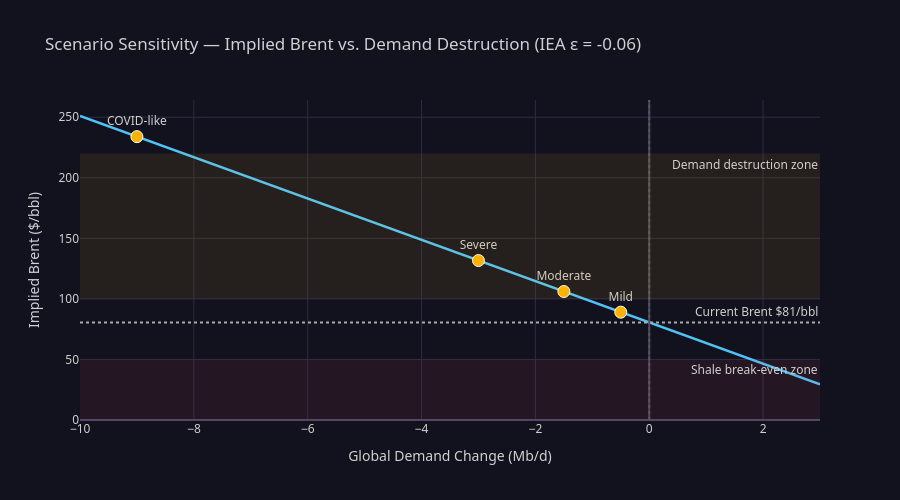

This figure's notebook cell:
### Code cell
# Sensitivity curve: demand destruction -10 Mb/d to +3 Mb/d
d_range_kbd = np.linspace(-10000, 3000, 200)
d_pct       = d_range_kbd / base_demand * 100
p_pct       = d_pct / IEA_ELASTICITY
p_implied   = current_price * (1 + p_pct / 100)

fig = go.Figure()

fig.add_trace(go.Scatter(
    x=d_range_kbd / 1000, y=p_implied,
    mode='lines', name=f'Price sensitivity (IEA ε={IEA_ELASTICITY})',
    line=dict(color='#4FC3F7', width=2.5),
    hovertemplate='Demand Δ: %{x:.1f} Mb/d<br>Implied Brent: <b>$%{y:.1f}/bbl</b><extra></extra>',
))

for row in rows_s:
    fig.add_trace(go.Scatter(
        x=[row['Demand Δ (kbd)'] / 1000], y=[row['_price']],
        mode='markers+text',
        text=[row['Scenario'].split('(')[0].strip()],
        textposition='top center',
        marker=dict(size=12, color='#FFB300', line=dict(color='white', width=1)),
        showlegend=False,
        hovertemplate=f"<b>{row['Scenario']}</b><br>Implied Brent: ${row['_price']:.1f}/bbl<extra></extra>",
    ))

fig.add_hline(y=current_price, line=dict(color='#aaa', dash='dot'),
              annotation_text=f'Current Brent ${current_price:.0f}/bbl')
fig.add_vline(x=0, line=dict(color='#555', dash='dot'))

fig.add_hrect(y0=0,   y1=50,  fillcolor='rgba(239,83,80,0.08)',  line_width=0, annotation_text='Shale break-even zone')
fig.add_hrect(y0=100, y1=220, fillcolor='rgba(255,179,0,0.08)', line_width=0, annotation_text='Demand destruction zone')

fig.update_layout(
    **DARK, height=500,
    title=f'Scenario Sensitivity — Implied Brent vs. Demand Destruction (IEA ε = {IEA_ELASTICITY})',
    xaxis=dict(**AXIS, title='Global Demand Change (Mb/d)'),
    yaxis=dict(**AXIS, title='Implied Brent ($/bbl)'),
    showlegend=False,
)
fig.show()

### Figure 1 — Plotly figure (JSON) as saved in the notebook; plotly's stock layout.template omitted (floating-point values rounded to 4 significant figures; data arrays with more than 128 entries replaced by an {"elided": "..."} marker saying what was removed)
{"data": [{"hovertemplate": "Demand Δ: %{x:.1f} Mb/d<br>Implied Brent: <b>$%{y:.1f}/bbl</b><extra></extra>", "line": {"color": "#4FC3F7", "width": 2.5}, "mode": "lines", "name": "Price sensitivity (IEA ε=-0.06)", "type": "scatter", "x": {"elided": "200 float values"}, "y": {"elided": "200 float values"}}, {"hovertemplate": "<b>Mild (−0.5 Mb/d)</b><br>Implied Brent: $89.1/bbl<extra></extra>", "marker": {"color": "#FFB300", "line": {"color": "white", "width": 1}, "size": 12}, "mode": "markers+text", "showlegend": false, "text": ["Mild"], "textposition": "top center", "type": "scatter", "x": [-0.5], "y": [89.05]}, {"hovertemplate": "<b>Moderate (−1.5 Mb/d)</b><br>Implied Brent: $106.1/bbl<extra></extra>", "marker": {"color": "#FFB300", "line": {"color": "white", "width": 1}, "size": 12}, "mode": "markers+text", "showlegend": false, "text": ["Moderate"], "textposition": "top center", "type": "scatter", "x": [-1.5], "y": [106.1]}, {"hovertemplate": "<b>Severe (−3.0 Mb/d)</b><br>Implied Brent: $131.7/bbl<extra></extra>", "marker": {"color": "#FFB300", "line": {"color": "white", "width": 1}, "size": 12}, "mode": "markers+text", "showlegend": false, "text": ["Severe"], "textposition": "top center", "type": "scatter", "x": [-3], "y": [131.7]}, {"hovertemplate": "<b>COVID-like (−9 Mb/d)</b><br>Implied Brent: $234.0/bbl<extra></extra>", "marker": {"color": "#FFB300", "line": {"color": "white", "width": 1}, "size": 12}, "mode": "markers+text", "showlegend": false, "text": ["COVID-like"], "textposition": "top center", "type": "scatter", "x": [-9], "y": [234.0]}], "layout": {"annotations": [{"showarrow": false, "text": "Current Brent $81/bbl", "x": 1, "xanchor": "right", "xref": "x domain", "y": 80.53, "yanchor": "bottom", "yref": "y"}, {"showarrow": false, "text": "Shale break-even zone", "x": 1, "xanchor": "right", "xref": "x domain", "y": 50, "yanchor": "top", "yref": "y"}, {"showarrow": false, "text": "Demand destruction zone", "x": 1, "xanchor": "right", "xref": "x domain", "y": 220, "yanchor": "top", "yref": "y"}], "font": {"color": "#D0D0D0", "family": "Segoe UI, Arial"}, "height": 500, "paper_bgcolor": "#12121f", "plot_bgcolor": "#12121f", "shapes": [{"line": {"color": "#aaa", "dash": "dot"}, "type": "line", "x0": 0, "x1": 1, "xref": "x domain", "y0": 80.53, "y1": 80.53, "yref": "y"}, {"line": {"color": "#555", "dash": "dot"}, "type": "line", "x0": 0, "x1": 0, "xref": "x", "y0": 0, "y1": 1, "yref": "y domain"}, {"fillcolor": "rgba(239,83,80,0.08)", "line": {"width": 0}, "type": "rect", "x0": 0, "x1": 1, "xref": "x domain", "y0": 0, "y1": 50, "yref": "y"}, {"fillcolor": "rgba(255,179,0,0.08)", "line": {"width": 0}, "type": "rect", "x0": 0, "x1": 1, "xref": "x domain", "y0": 100, "y1": 220, "yref": "y"}], "showlegend": false, "title": {"text": "Scenario Sensitivity — Implied Brent vs. Demand Destruction (IEA ε = -0.06)"}, "xaxis": {"gridcolor": "#2c2c42", "title": {"text": "Global Demand Change (Mb/d)"}, "zerolinecolor": "#4a4a62"}, "yaxis": {"gridcolor": "#2c2c42", "title": {"text": "Implied Brent ($/bbl)"}, "zerolinecolor": "#4a4a62"}}}
